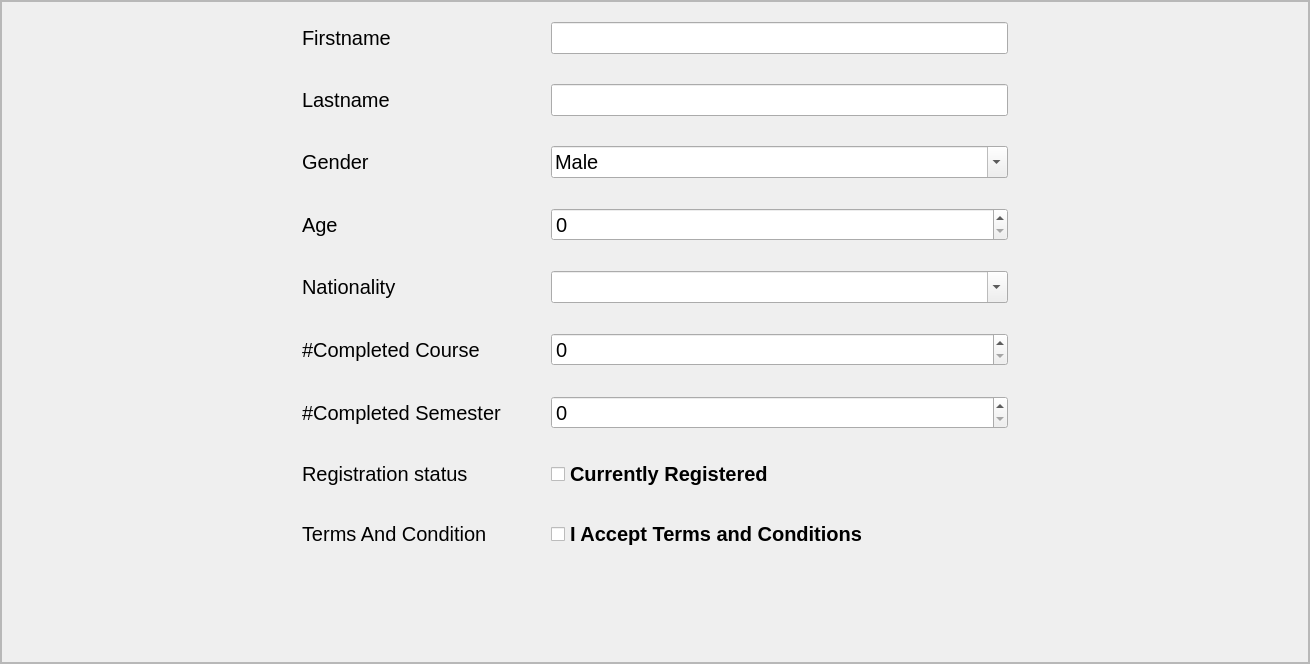
             <widget class="QWidget" name="scrollAreaWidgetContents">
              <property name="geometry">
               <rect>
                <x>0</x>
                <y>0</y>
                <width>1310</width>
                <height>664</height>
               </rect>
              </property>
              <layout class="QHBoxLayout" name="horizontalLayout_12">
               <property name="spacing">
                <number>0</number>
               </property>
               <property name="leftMargin">
                <number>0</number>
               </property>
               <property name="topMargin">
                <number>0</number>
               </property>
               <property name="rightMargin">
                <number>0</number>
               </property>
               <property name="bottomMargin">
                <number>0</number>
               </property>
               <item>
                <widget class="QFrame" name="middle_frame">
                 <property name="frameShape">
                  <enum>QFrame::StyledPanel</enum>
                 </property>
                 <property name="frameShadow">
                  <enum>QFrame::Raised</enum>
                 </property>
                 <layout class="QHBoxLayout" name="horizontalLayout_20">
                  <property name="spacing">
                   <number>0</number>
                  </property>
                  <property name="leftMargin">
                   <number>0</number>
                  </property>
                  <property name="topMargin">
                   <number>0</number>
                  </property>
                  <property name="rightMargin">
                   <number>0</number>
                  </property>
                  <property name="bottomMargin">
                   <number>0</number>
                  </property>
                  <item>
                   <widget class="QFrame" name="frame_21">
                    <property name="font">
                     <font>
                      <pointsize>15</pointsize>
                      <weight>50</weight>
                      <bold>false</bold>
                     </font>
                    </property>
                    <property name="frameShape">
                     <enum>QFrame::StyledPanel</enum>
                    </property>
                    <property name="frameShadow">
                     <enum>QFrame::Raised</enum>
                    </property>
                    <layout class="QFormLayout" name="formLayout">
                     <property name="horizontalSpacing">
                      <number>50</number>
                     </property>
                     <property name="verticalSpacing">
                      <number>30</number>
                     </property>
                     <property name="leftMargin">
                      <number>300</number>
                     </property>
                     <property name="topMargin">
                      <number>20</number>
                     </property>
                     <property name="rightMargin">
                      <number>300</number>
                     </property>
                     <property name="bottomMargin">
                      <number>20</number>
                     </property>
                     <item row="2" column="0">
                      <widget class="QLabel" name="label_12">
                       <property name="text">
                        <string>Firstname</string>
                       </property>
                      </widget>
                     </item>
                     <item row="2" column="1">
                      <widget class="QLineEdit" name="lineEdit_firstname"/>
                     </item>
                     <item row="3" column="0">
                      <widget class="QLabel" name="label_13">
                       <property name="text">
                        <string>Lastname</string>
                       </property>
                      </widget>
                     </item>
                     <item row="3" column="1">
                      <widget class="QLineEdit" name="line_Edit_lastname"/>
                     </item>
                     <item row="4" column="0">
                      <widget class="QLabel" name="label_14">
                       <property name="text">
                        <string>Gender</string>
                       </property>
                      </widget>
                     </item>
                     <item row="4" column="1">
                      <widget class="QComboBox" name="cmbbox_title">
                       <property name="editable">
                        <bool>true</bool>
                       </property>
                       <property name="currentText">
                        <string>Male</string>
                       </property>
                       <property name="currentIndex">
                        <number>0</number>
                       </property>
                       <item>
                        <property name="text">
                         <string>Male</string>
                        </property>
                       </item>
                       <item>
                        <property name="text">
                         <string>Female</string>
                        </property>
                       </item>
                      </widget>
                     </item>
                     <item row="5" column="0">
                      <widget class="QLabel" name="label_15">
                       <property name="text">
                        <string>Age</string>
                       </property>
                      </widget>
                     </item>
                     <item row="5" column="1">
                      <widget class="QSpinBox" name="spinBox_age"/>
                     </item>
                     <item row="6" column="0">
                      <widget class="QLabel" name="label_16">
                       <property name="text">
                        <string>Nationality</string>
                       </property>
                      </widget>
                     </item>
                     <item row="6" column="1">
                      <widget class="QComboBox" name="cmbbox_nationality">
                       <property name="editable">
                        <bool>true</bool>
                       </property>
                       <item>
                        <property name="text">
                         <string/>
                        </property>
                       </item>
                       <item>
                        <property name="text">
                         <string>Filipino</string>
                        </property>
                       </item>
                      </widget>
                     </item>
                     <item row="7" column="0">
                      <widget class="QLabel" name="label_18">
                       <property name="text">
                        <string>#Completed Course</string>
                       </property>
                      </widget>
                     </item>
                     <item row="7" column="1">
                      <widget class="QSpinBox" name="spinBox_course"/>
                     </item>
                     <item row="8" column="0">
                      <widget class="QLabel" name="label_19">
                       <property name="text">
                        <string>#Completed Semester</string>
                       </property>
                      </widget>
                     </item>
                     <item row="8" column="1">
                      <widget class="QSpinBox" name="spinBox_semester"/>
                     </item>
                     <item row="9" column="0">
                      <widget class="QLabel" name="label_17">
                       <property name="text">
                        <string>Registration status</string>
                       </property>
                      </widget>
                     </item>
                     <item row="9" column="1">
                      <widget class="QCheckBox" name="checkBox_registered">
                       <property name="font">
                        <font>
                         <weight>75</weight>
                         <bold>true</bold>
                        </font>
                       </property>
                       <property name="text">
                        <string>Currently Registered</string>
                       </property>
                       <property name="tristate">
                        <bool>false</bool>
                       </property>
                      </widget>
                     </item>
                     <item row="10" column="0">
                      <widget class="QLabel" name="label_20">
                       <property name="text">
                        <string>Terms And Condition</string>
                       </property>
                      </widget>
                     </item>
                     <item row="10" column="1">
                      <widget class="QCheckBox" name="checkBox_terms">
                       <property name="font">
                        <font>
                         <weight>75</weight>
                         <bold>true</bold>
                        </font>
                       </property>
                       <property name="text">
                        <string>I Accept Terms and Conditions</string>
                       </property>
                      </widget>
                     </item>
                    </layout>
                   </widget>
                  </item>
                 </layout>
                </widget>
               </item>
              </layout>
             </widget>
